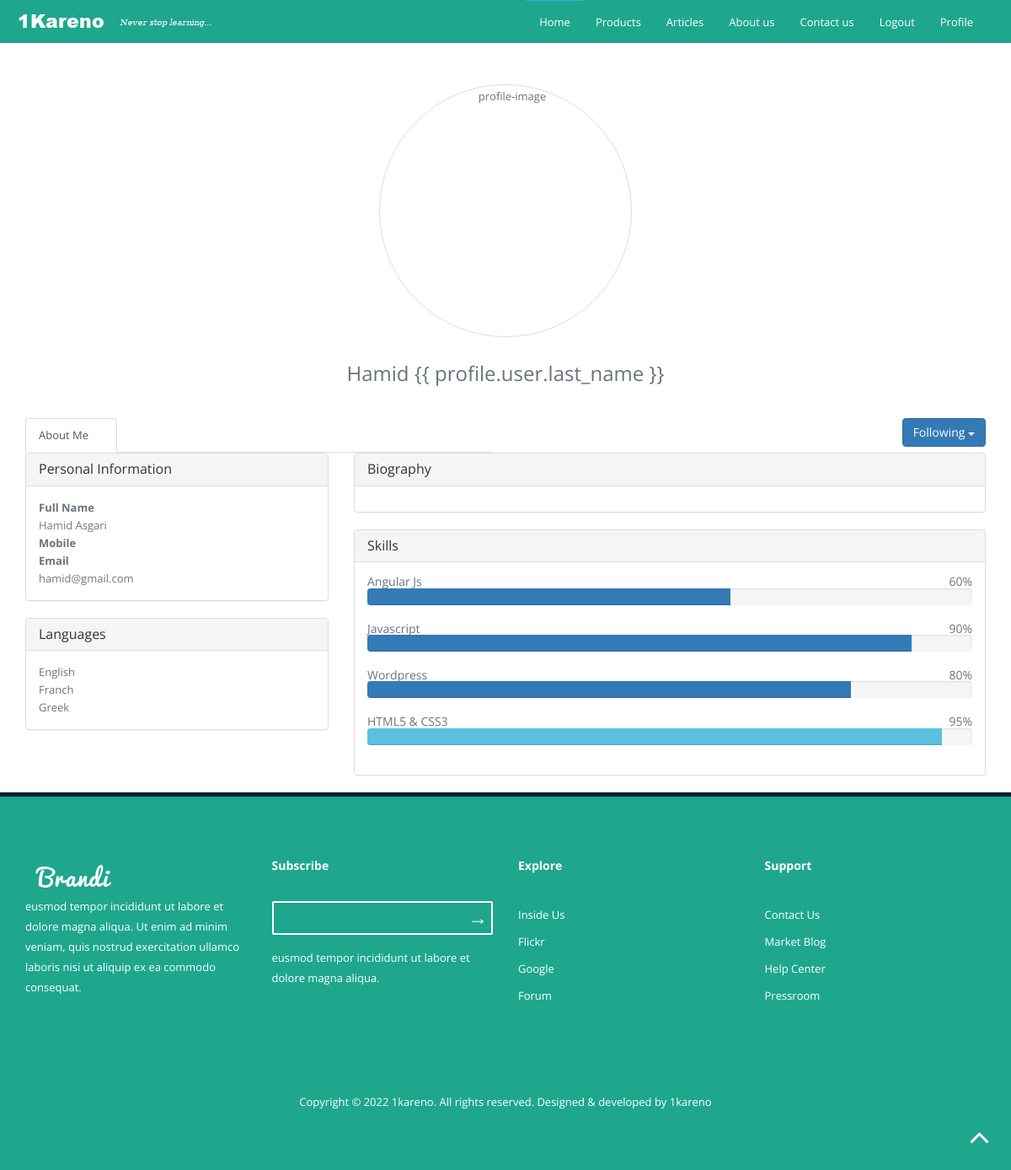
Page /account/profile/ (signed in) on the earlier database version.
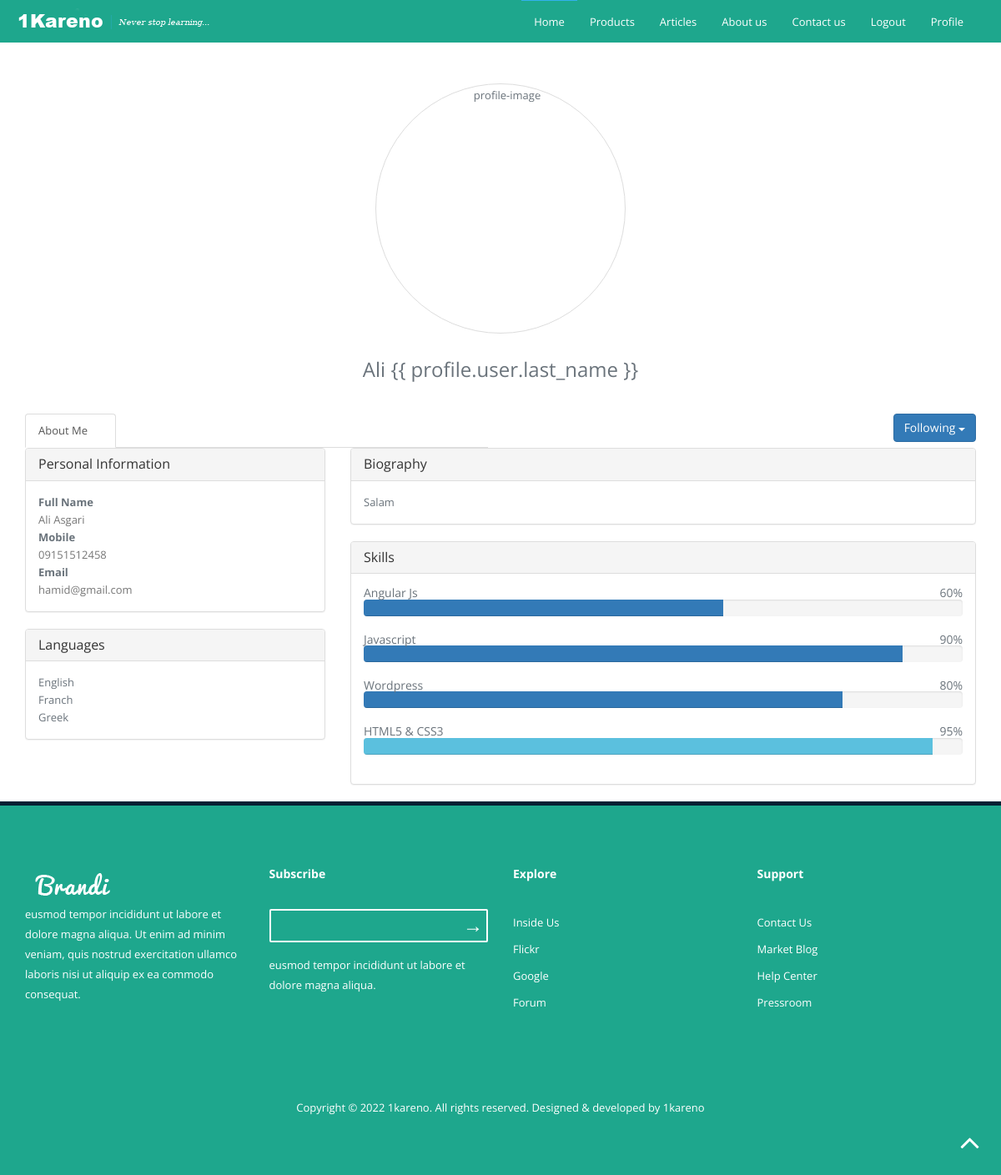
Same page on the later database version.
### account/models.py (models this page shows, shortened)
class Profile(models.Model):
    user = models.OneToOneField(settings.AUTH_USER_MODEL, on_delete=models.CASCADE)
    biography = models.TextField(null=False, blank=True)
    phone = models.CharField(max_length=11)
    avatar = models.ImageField(upload_to='media/avatars', null=True, blank=True)

### account/views.py (the view)
# urls.py: path('profile/', profile, name='profile'),
def profile(request):
    user_profile = Profile.objects.get(user_id=request.user.id)
    profile_user = UserUpdateForm(request.POST, instance=request.user)
    profile_model = ProfileUpdateForm(request.POST, instance=request.user.profile)
    return render(request, 'account/profile.html', {'profile_user': profile_user, 'profile_model': profile_model, 'profile': user_profile})

### account/templates/account/profile.html (shortened to what this page needs)
{% extends 'base.html' %}
{% load static %}
{% block content %}
<div class="wrapper">
    <div class="container">
        <div class="wraper">
            <div class="row">
                <div class="col-sm-12">
                    <div class="bg-picture text-center">
                        <div class="profile-info-name">
                            <img {% if profile.avatar %} src="{{ profile.avatar.url }}" {% endif %} height="300px"
                                 width="300px"
                                 class="thumb-lg img-circle img-thumbnail" alt="profile-image">
                            <h3 style="margin-top: 3rem" class="text-white">{{ profile.user.first_name }} {{
                                profile.user.last_name }}</h3>
                        </div>
                    </div>
                </div>
            </div>
            <div style="margin-top: 4rem" class="row user-tabs">
                <div class="col-lg-6 col-md-9 col-sm-9">
                    <ul class="nav nav-tabs tabs" style="width: 100%;">
                        <li class="active tab" style="width: 20%;">
                            <a href="#home-2" data-toggle="tab" aria-expanded="false" class="active">
                                <span class="hidden-xs">About Me</span>
                            </a>
                        </li>
                        <li class="tab" style="width: 20%;">
                            <a href="#profile-2" data-toggle="tab" aria-expanded="false">
                                <span class="hidden-xs">Activities</span>
                            </a>
                        </li>
                        <li class="tab" style="width: 20%;">
                            <a href="#messages-2" data-toggle="tab" aria-expanded="true">
                                <span class="hidden-xs">Projects</span>
                            </a>
                        </li>
                        <li class="tab" style="width: 20%;">
                            <a href="#settings-2" data-toggle="tab" aria-expanded="false">
                                <span class="hidden-xs">Write Article</span>
                            </a>
                        </li>
                        <li class="tab" style="width: 20%;">
                            <a href="#settings-2" data-toggle="tab" aria-expanded="false">
                                <span class="hidden-xs">Settings</span>
                            </a>
                        </li>
                    </ul>
                </div>
                <div class="col-lg-6 col-md-3 col-sm-3 hidden-xs">
                    <div class="pull-right">
                        <div class="dropdown">
                            <a data-toggle="dropdown"
                               class="dropdown-toggle btn-rounded btn btn-primary waves-effect waves-light" href="#">
                                Following <span class="caret"></span></a>
                        </div>
                    </div>
                </div>
            </div>
            <div class="row">
                <div class="col-lg-12">
                    <div class="tab-content profile-tab-content">
                        <div class="tab-pane active" id="home-2">
                            <div class="row">
                                <div class="col-md-4">
                                    <div class="panel panel-default panel-fill">
                                        <div class="panel-heading">
                                            <h3 class="panel-title">Personal Information</h3>
                                        </div>
                                        <div class="panel-body">
                                            <div class="about-info-p">
                                                <strong>Full Name</strong>
                                                <br>
                                                <p class="text-muted">{{profile.user.first_name}}
                                                    {{profile.user.last_name}}</p>
                                            </div>
                                            <div class="about-info-p">
                                                <strong>Mobile</strong>
                                                <br>
                                                <p class="text-muted">{{profile.phone}}</p>
                                            </div>
                                            <div class="about-info-p">
                                                <strong>Email</strong>
                                                <br>
                                                <p class="text-muted">{{profile.user.email}}</p>
                                            </div>
                                        </div>
                                    </div>
                                    <div class="panel panel-default panel-fill">
                                        <div class="panel-heading">
                                            <h3 class="panel-title">Languages</h3>
                                        </div>
                                        <div class="panel-body">
                                            <ul>
                                                <li>English</li>
                                                <li>Franch</li>
                                                <li>Greek</li>
                                            </ul>
                                        </div>
                                    </div>
                                </div>
                                <div class="col-md-8">
                                    <div class="panel panel-default panel-fill">
                                        <div class="panel-heading">
                                            <h3 class="panel-title">Biography</h3>
                                        </div>
                                        <div class="panel-body">
                                            <p>{{ profile.biography }}</p>
                                        </div>
                                    </div>
                                    <div class="panel panel-default panel-fill">
                                        <div class="panel-heading">
                                            <h3 class="panel-title">Skills</h3>
                                        </div>
                                        <div class="panel-body">
                                            <div class="m-b-15">
                                                <h5>Angular Js <span class="pull-right">60%</span></h5>
                                                <div class="progress">
                                                    <div class="progress-bar progress-bar-primary wow animated progress-animated"
                                                         role="progressbar" aria-valuenow="60" aria-valuemin="0"
                                                         aria-valuemax="100"
                                                         style="width: 60%; visibility: hidden; animation-name: none;">
                                                    </div>
                                                </div>
                                            </div>
                                            <div class="m-b-15">
                                                <h5>Javascript <span class="pull-right">90%</span></h5>
                                                <div class="progress">
                                                    <div class="progress-bar progress-bar-pink wow animated progress-animated"
                                                         role="progressbar" aria-valuenow="90" aria-valuemin="0"
                                                         aria-valuemax="100"
                                                         style="width: 90%; visibility: hidden; animation-name: none;">
                                                    </div>
                                                </div>
                                            </div>
                                            <div class="m-b-15">
                                                <h5>Wordpress <span class="pull-right">80%</span></h5>
                                                <div class="progress">
                                                    <div class="progress-bar progress-bar-purple wow animated progress-animated"
                                                         role="progressbar" aria-valuenow="80" aria-valuemin="0"
                                                         aria-valuemax="100"
                                                         style="width: 80%; visibility: hidden; animation-name: none;">
                                                    </div>
                                                </div>
                                            </div>
                                            <div class="m-b-0">
                                                <h5>HTML5 &amp; CSS3 <span class="pull-right">95%</span></h5>
                                                <div class="progress">
                                                    <div class="progress-bar progress-bar-info wow animated progress-animated"
                                                         role="progressbar" aria-valuenow="95" aria-valuemin="0"
                                                         aria-valuemax="100"
                                                         style="width: 95%; visibility: hidden; animation-name: none;">
                                                    </div>
                                                </div>
                                            </div>
                                        </div>
                                    </div>
                                </div>
                            </div>
                        </div>
                    </div>
                </div>
            </div>
        </div>
    </div>
</div>
{% endblock %}

### templates/base.html (shortened to what this page needs)
<!DOCTYPE html>
{% load static %}
 <html lang="en" class="no-js">
    <head>
        <link rel="stylesheet" href="{% static 'assets/css/font-awesome.min.css' %}">
        <link rel="stylesheet" href="{% static 'assets/css/bootstrap.min.css' %}">
        <link rel="stylesheet" href="{% static 'assets/css/jquery.fancybox.css' %}">
        <link rel="stylesheet" href="{% static 'assets/css/animate.css' %}">
        <link rel="stylesheet" href="{% static 'assets/css/main.css' %}">
        <link rel="stylesheet" href="{% static 'assets/css/media-queries.css' %}">
    </head>
    <body id="body">
{% include 'partials/header.html' %}
{% block content %}
{% endblock %}
{% include 'partials/footer.html' %}
		<a href="javascript:void(0);" id="back-top"><i class="fa fa-angle-up fa-3x"></i></a>
    </body>
</html>

### templates/partials/header.html (shortened to what this page needs)
{% load static %}
<header id="navigation" class="navbar-fixed-top navbar" style="background-color: #1ea78d">
            <div class="container">
                <div class="navbar-header">
                    <a class="navbar-brand" href="#body">
						<h1 id="logo">
							<img src="{% static 'assets/img/logo brand.png' %}" alt="Brandi">
						</h1>
					</a>
                </div>
                <nav class="collapse navbar-collapse navbar-right" role="navigation">
                    <ul id="nav" class="nav navbar-nav">
                        <li class="current"><a href="{% url 'blog:index' %}#body" onclick='parent.location="{% url 'blog:index' %}#body"; return false;'>Home</a></li>
                        <li><a href="{% url 'blog:index' %}#works" onclick='parent.location="{% url 'blog:index' %}#works"; return false;'>Products</a></li>
                        <li><a href="{% url 'blog:articles' %}" onclick='parent.location="{% url 'blog:articles' %}"; return false;'>Articles</a></li>
                        <li><a href="#team" onclick='parent.location="{% url 'blog:index' %}#contact"; return false;'>About us</a></li>
                        <li><a href="{% url 'blog:index' %}#contact" onclick='parent.location="{% url 'blog:index' %}#contact"; return false;'>Contact us</a></li>
						{% if user.is_authenticated %}
                        <li><a href="{% url 'blog:index' %}" onclick='parent.location="{% url 'account:logout' %}"; return false;'>Logout</a></li>
                        <li><a href="{% url 'blog:index' %}" onclick='parent.location="{% url 'account:profile' %}"; return false;'>Profile</a></li>
						{% else %}
                        <li><a href="{% url 'account:login' %}" onclick='parent.location="{% url 'account:login' %}"; return false;'>Login</a></li>
                        <li><a target="_blank" href="{% url 'account:register' %}" onclick='parent.location="{% url 'account:register' %}"; return false;'>Register</a></li>
						{% endif %}
                    </ul>
                </nav>
            </div>
        </header>

### templates/partials/footer.html
{% load static %}
		<footer id="footer" class="footer">
			<div class="container">
				<div class="row">
					<div class="col-md-3 col-sm-6 col-xs-12 wow fadeInUp animated" data-wow-duration="500ms">
						<div class="footer-single">
							<img src="{% static 'assets/img/footer-logo.png' %}" alt="">
							<p>eusmod tempor incididunt ut labore et dolore magna aliqua. Ut enim ad minim veniam, quis nostrud exercitation ullamco laboris nisi ut aliquip ex ea commodo consequat.</p>
						</div>
					</div>
					<div class="col-md-3 col-sm-6 col-xs-12 wow fadeInUp animated" data-wow-duration="500ms" data-wow-delay="300ms">
						<div class="footer-single">
							<h6>Subscribe </h6>
							<form action="#" class="subscribe">
								<input type="text" name="subscribe" id="subscribe">
								<input type="submit" value="&#8594;" id="subs">
							</form>
							<p>eusmod tempor incididunt ut labore et dolore magna aliqua. </p>
						</div>
					</div>
					<div class="col-md-3 col-sm-6 col-xs-12 wow fadeInUp animated" data-wow-duration="500ms" data-wow-delay="600ms">
						<div class="footer-single">
							<h6>Explore</h6>
							<ul>
								<li><a href="#">Inside Us</a></li>
								<li><a href="#">Flickr</a></li>
								<li><a href="#">Google</a></li>
								<li><a href="#">Forum</a></li>
							</ul>
						</div>
					</div>
					<div class="col-md-3 col-sm-6 col-xs-12 wow fadeInUp animated" data-wow-duration="500ms" data-wow-delay="900ms">
						<div class="footer-single">
							<h6>Support</h6>
							<ul>
								<li><a href="#">Contact Us</a></li>
								<li><a href="#">Market Blog</a></li>
								<li><a href="#">Help Center</a></li>
								<li><a href="#">Pressroom</a></li>
							</ul>
						</div>
					</div>
				</div>
				<div class="row">
					<div class="col-md-12">
						<p class="copyright text-center">
							Copyright © 2022 <a href="http://1kareno.com/">1kareno</a>. All rights reserved. Designed & developed by <a href="http://1kareno.com/">1kareno</a>
						</p>
					</div>
				</div>
			</div>
		</footer>

Differences in the rows shown:
changed Profile "Asgari": user.first_name "Hamid" → "Ali"; phone (not shown) → "09151512458"; biography (not shown) → "Salam"
